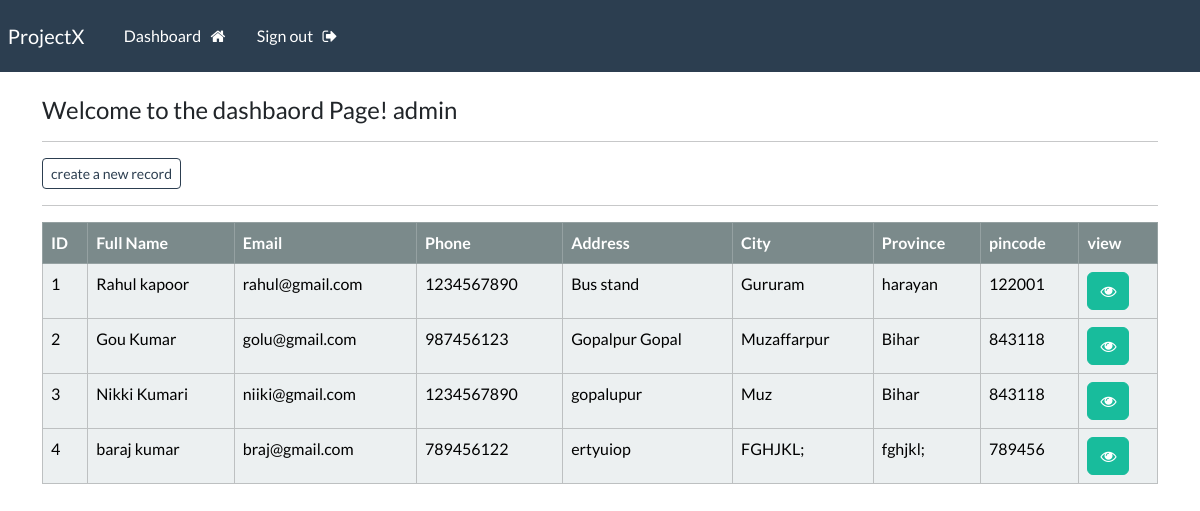
The app's page /dashboard/ (signed in) with its own data.
### webapp/models.py (models this page shows)
class Record(models.Model):
    created_date = models.DateTimeField(auto_now=True)
    first_name = models.CharField(max_length=100)
    last_name = models.CharField(max_length=100)
    email = models.CharField(max_length=255)
    phone = models.CharField(max_length=15)
    address = models.CharField(max_length=300)
    city = models.CharField(max_length=255)
    province = models.CharField(max_length=200)
    pincode = models.CharField(max_length=10)

### webapp/views.py (the view)
# urls.py: path("dashboard/", views.dashboard, name="dashboard"),
@login_required(login_url='login')
def dashboard(request):
    records= Record.objects.all()
    context = {'records' : records,}
    return render(request, "webapp/dashboard.html", context=context)

### webapp/templates/webapp/dashboard.html
{% extends "webapp/base.html" %}
{% block content %}
            <h4> Welcome to the dashbaord Page! {{user}}  </h4>
            <hr>
            <a  class="btn btn-outline-primary btn-sm" href="{% url  'create-record' %}" >
                    create a new record
            </a>
            <hr>
            <div class="table-responsive">
                <table
                    class="table table-primary  table-hover table-bordered"
                >
                    <thead  class="table-dark">
                        <tr>
                            <th scope="col">ID</th>
                            <th scope="col">Full Name </th>
                            <th scope="col"> Email</th>
                            <th scope="col"> Phone</th>
                            <th scope="col"> Address</th>
                            <th scope="col"> City</th>
                            <th scope="col"> Province</th>
                            <th scope="col"> pincode</th>
                            <th scope="col"> view</th>
                        </tr>
                    </thead>
                    <tbody  class="table-light">
                        {% for record in records  %}
                            <tr class="">
                                <td scope="row">{{ forloop.counter }}</td>
                                <td> {{record.first_name}} {{record.last_name}}</td>
                                <td>{{record.email}}</td>
                                <td>{{record.phone}}</td>
                                <td>{{record.address}}</td>
                                <td>{{record.city}}</td>
                                <td>{{record.province}}</td>
                                <td>{{record.pincode}}</td>
                                <td><a  class="btn btn-success sm" href="{% url  'view-record' record.id %}" >
                                    <i class="fa fa-eye" aria-hidden="true"></i>
                            </a></td>
                            </tr>
                        {% endfor %}
                    </tbody>
                </table>
            </div>
{% endblock content %}

### webapp/templates/webapp/base.html (shortened to what this page needs)
{% load static %}
<!DOCTYPE html>
<html>
    <head>
        <link rel="stylesheet" type="text/css" href="https://bootswatch.com/5/flatly/bootstrap.min.css">
        <link rel="stylesheet" type="text/css" href="{% static 'webapp/css/styles.css' %}">
        <link rel="stylesheet" href="https://cdnjs.cloudflare.com/ajax/libs/font-awesome/4.7.0/css/font-awesome.min.css">
    </head>
    <body>
        {% include 'webapp/navbar.html' %}
        <div class="container">
            <br>
           {% block content %}
           {% endblock %}
        </div>
    </body>
</html>

### webapp/templates/webapp/navbar.html (shortened to what this page needs)
<nav class="navbar navbar-expand-lg navbar-dark bg-primary justify-content-center">
    <a class="navbar-brand main-heading" href="{% url 'home' %}">
      &nbsp; ProjectX
    </a>
      <div class="collapse navbar-collapse text-center" id="navbarNavDropdown">
        <ul class="navbar-nav mr-auto">
          {% if user.is_authenticated %}
            <li class="nav-item">
              <a class="nav-link" href="{% url 'dashboard' %}">Dashboard &nbsp; <i class="fa fa-home" aria-hidden="true"></i> </a>
            </li>
            <li class="nav-item">
              <a class="nav-link" href="{% url 'logout' %}">Sign out &nbsp; <i class="fa fa-sign-out" aria-hidden="true"></i> </a>
            </li>
        </ul>
        {% endif %}
      </div>
  </nav>

### records on screen
Record: first_name "Rahul", last_name "kapoor", email "rahul@gmail.com", phone "1234567890", address "Bus stand", city "Gururam", province "harayan", pincode "122001"
Record: first_name "Gou", last_name "Kumar", email "golu@gmail.com", phone "987456123", address "Gopalpur Gopal", city "Muzaffarpur", province "Bihar", pincode "843118"
Record: first_name "Nikki", last_name "Kumari", email "niiki@gmail.com", phone "1234567890", address "gopalupur", city "Muz", province "Bihar", pincode "843118"
Record: first_name "baraj", last_name "kumar", email "braj@gmail.com", phone "789456122", address "ertyuiop", city "FGHJKL;", province "fghjkl;", pincode "789456"

### other values on screen
{{ user }} "admin"
